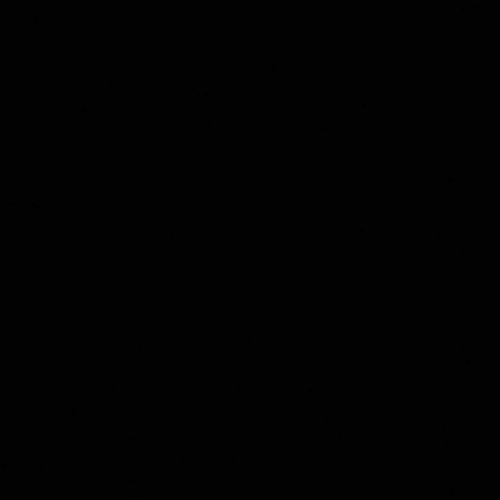
Frame 1 (no input)
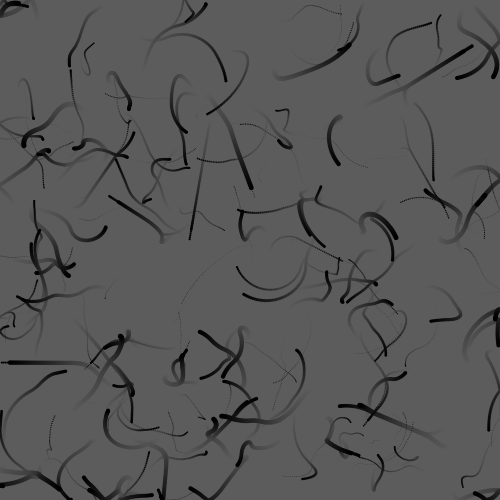
Frame 60 (the mouse pressed at the canvas centre just before this capture)
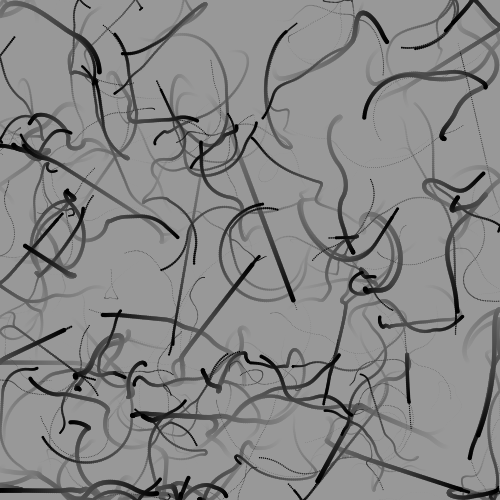
Frame 120 (the mouse held since frame 60 and released just before this capture)

The Processing sketch that drew these frames (run headless with seeded random() and noise(); from frame 60 on, the mouse is pressed at the canvas centre):

// Processing sketch: processing_131152
// ── processing_131152.pde

int scene_w = 500;
int scene_h = 500;

float n_m = 200;
ArrayList<Mob> mobs;

void setup() {
  size(500,500);
  colorMode(HSB,100);
  noStroke();
  background(0,100,0);
  
  mobs = new ArrayList<Mob>();
  for(int i = 0 ; i < n_m ; i++) {
    float x = random(0,500);
    float y = random(0,500);
    float vx = random(-2.0,2.0);
    float vy = random(-2.0,2.0);
    float ax = 0.0;
    float ay = 0.0;
    float w = random(0.1,5.0);
    mobs.add(new Mob(x,y,vx,vy,ax,ay,w));
  }
}

void draw() {
  fill(0,0,100,1);
  rect(0,0,width,height);
  for(int i = 0 ; i < mobs.size() ; i++) {
    Mob m = mobs.get(i);
    Mob m2 = (Mob)m.closest(mobs);
    if(m2 != null && dist(m.location.x,m.location.y,m2.location.x,m2.location.y) < 50.0) {
      if(m2.getSize() < m.getSize()) {
        m.arrive(m2.getLocation());
        /*if(dist(m.location.x,m.location.y,m2.location.x,m2.location.y) < 3.0) {
          mobs.remove(m2);
          m.w += 1.0;
        }*/
      } else {
        m.flee(m2.getLocation());
      }
    }
    m.update();
    m.display(); 
  }
}
class Mob extends Mover {
  
  float w;
  
  Mob(float x, float y, float vx, float vy, float ax, float ay,float w) {
    super(x,y,vx,vy,ax,ay);
    this.w = w;
  }
  
  void display() {
    fill(0,100,0);
    ellipse(location.x,location.y,w,w);
    //line(location.x,location.y,location.x-velocity.x*w,location.y-velocity.y*w);ation.x,location.y,w,w);    
  }
  
  float getSize() {
    return w; 
  }
}
class Mover {
  PVector location;
  PVector velocity;
  PVector acceleration;
  float r;
  float maxforce;
  float maxspeed;
 
  Mover(float x, float y, float vx, float vy, float ax, float ay) {
    acceleration = new PVector(ax,ay);
    velocity = new PVector(vx,vy);
    location = new PVector(x,y);
    r = 3.0;
    maxspeed = 2;
    maxforce = 0.1;
  }

  void update() {
     if(location.x < 0) {
      applyForce(new PVector(velocity.mag(),0.0));
    }
    if(location.x > scene_w ) {
      applyForce(new PVector(-velocity.mag(),0.0));
    }
    if(location.y < 0) {
      applyForce(new PVector(0.0,velocity.mag()));
    }
    if(location.y > scene_h) {
      applyForce(new PVector(0.0,-velocity.mag()));
    }
    
    velocity.add(acceleration);
    velocity.limit(maxspeed);
    location.add(velocity);
    acceleration.mult(0);
  }
  
  void applyForce(PVector force) {
    acceleration.add(force);
  }

  void seek(PVector target) {
    PVector desired = PVector.sub(target,location);
    desired.normalize();
    desired.mult(maxspeed);
    PVector steer = PVector.sub(desired,velocity);
    steer.limit(maxforce);
    applyForce(steer);
  }
  
  void arrive(PVector target) {
    PVector desired = PVector.sub(target,location);
    float d = desired.mag();
    desired.normalize();
    if (d < 50) {
      float m = map(d,0,10,0,maxspeed);
      desired.mult(m);
    } else {
      desired.mult(maxspeed);
    }
    PVector steer = PVector.sub(desired,velocity);
    steer.limit(maxforce);
    applyForce(steer);
  }
  
  void flee(PVector target) {
    PVector desired = PVector.sub(target,location);
    desired.mult(-1.0);
    desired.normalize();
    desired.mult(maxspeed);
    PVector steer = PVector.sub(desired,velocity);
    steer.limit(maxforce);
    applyForce(steer);
  }
  
  Mover closest(ArrayList<? extends Mover> movers) {
    int index = 0;
    float d = MAX_FLOAT;
    for(int i = 0 ; i < movers.size() ; i++) {
      Mover m = movers.get(i);
      float distance = dist(m.location.x,m.location.y,location.x,location.y);
      if(distance < d && m != this) {
        d = distance;
        index = i; 
      }
    }
    if(movers.size() > 0) {
      return movers.get(index);
    } else {
      return null; 
    }
  }
  
  PVector getLocation() {
    return location; 
  }
  
  PVector getVelocity() {
    return velocity;
  }
  
  String toString() {
     return "x is "+location.x+" y is "+location.y+" vx is "+velocity.x+" vy is "+velocity.y; 
  }
}
